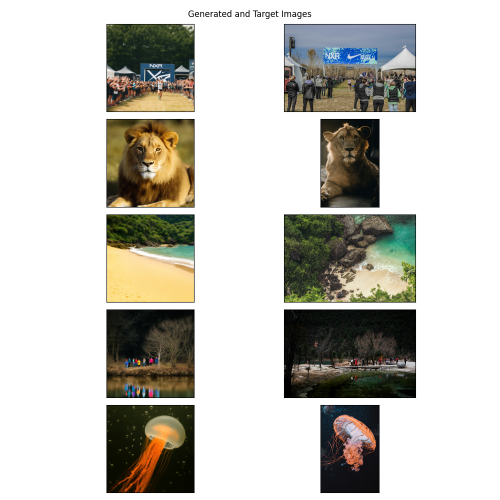
#> input picture eval/generated_and_target_images.png, 1000 x 1000 px (shown at 1/2 size)
$ python gen_random_circular_masks.py --image ../eval/generated_and_target_images.png
#> lines starting #> are read from the running program, lines starting #| are printed output that depends on the picture; after the words box and inside, x2 and y2 are one past the last pixel; in counts of white or black regions, pixels touching at a corner belong together
"""
Generate N random binary circular foveation masks for a single input image.
For each sample, saves:
  - binary mask
  - pixelated version (downsample to 64x64, upsample to 512x512, nearest)
  - input image with red circular border drawn

Uses the same visual style and constants as run_saliency_detection.py.
"""
import argparse
from pathlib import Path

import numpy as np
from PIL import Image, ImageDraw

R_MIN, R_MAX = 0.2, 0.5


def center_crop_square(pil_image):
    """Center-crop a PIL image to a square (min side)."""
    w, h = pil_image.size
    side = min(w, h)
    left = (w - side) // 2
    top = (h - side) // 2
    return pil_image.crop((left, top, left + side, top + side))


def create_binary_circular_mask(height, width, center, r):
    """
    Create a binary circular mask (H, W) uint8 in {0, 255}.
    center: (cx_norm, cy_norm) in [-0.5, 0.5]; r: radius relative to half diagonal.
    """
    cx = (center[0] + 0.5) * width
    cy = (center[1] + 0.5) * height
    diagonal = (height ** 2 + width ** 2) ** 0.5
    radius_px = r * (diagonal / 2.0)

    y = np.arange(height, dtype=np.float64)
    x = np.arange(width, dtype=np.float64)
    xx, yy = np.meshgrid(x, y)
    dist_sq = (xx - cx) ** 2 + (yy - cy) ** 2
    mask = (dist_sq <= radius_px ** 2).astype(np.uint8) * 255
    return mask


def draw_foveation_circle_on_image(pil_image, center, r):
    """Draw red foveation circle border on a PIL image."""
    w, h = pil_image.size
    cx = (center[0] + 0.5) * w
    cy = (center[1] + 0.5) * h
    diagonal = (w ** 2 + h ** 2) ** 0.5
    radius_px = r * (diagonal / 2.0)

    out = pil_image.copy()
    draw = ImageDraw.Draw(out)
    draw.ellipse(
        (cx - radius_px, cy - radius_px, cx + radius_px, cy + radius_px),
        outline=(255, 0, 0),
        width=max(2, int(radius_px * 0.05)),
    )
    return out


def main():
    parser = argparse.ArgumentParser(
        description="Generate N random binary circular foveation masks for a single image."
    )
    parser.add_argument("--image", type=str, required=True, help="Path to input image")
    parser.add_argument(
        "--output_dir",
        type=str,
        default="/home/brianchc/foveated_diffusion/results/random_masks/",
        help="Output directory",
    )
    parser.add_argument("--n", type=int, default=10, help="Number of random samples")
    parser.add_argument(
        "--max_size",
        type=int,
        default=1024,
        help="Max side length for input image (resize for speed)",
    )
    parser.add_argument("--seed", type=int, default=None, help="Random seed")
    args = parser.parse_args()

    if args.seed is not None:
        np.random.seed(args.seed)

    image_path = Path(args.image)
    stem = image_path.stem
    output_dir = Path(args.output_dir)
    output_dir.mkdir(parents=True, exist_ok=True)

    # Save rainbow colormap strip (512x64, horizontal gradient, no text)
    import matplotlib.cm as cm
    gradient = np.linspace(0, 1, 512)[np.newaxis, :]  # (1, 512)
    strip_rgba = (cm.rainbow(gradient)[0] * 255).astype(np.uint8)  # (512, 4)
    strip_rgb = strip_rgba[:, :3]  # drop alpha -> (512, 3)
    strip_img = Image.fromarray(np.tile(strip_rgb, (64, 1, 1)))  # (64, 512, 3)
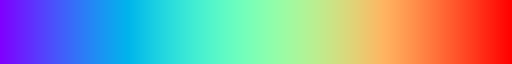
#> strip_img: PIL image 512x64 RGB; mean R, G, B 143.2, 161.2, 161.7
    strip_img.save(output_dir / "rainbow_colormap_strip.png")

    pil_image = Image.open(image_path).convert("RGB")
    pil_image = center_crop_square(pil_image)
    w, h = pil_image.size
#> w = 1000; h = 1000

    if args.max_size is not None and max(w, h) > args.max_size:
        scale = args.max_size / max(w, h)
        w, h = int(round(w * scale)), int(round(h * scale))
        pil_image = pil_image.resize((w, h), Image.LANCZOS)

    for i in range(args.n):
        cx_norm = float(np.random.uniform(-0.5, 0.5))
        cy_norm = float(np.random.uniform(-0.5, 0.5))
        r = float(np.random.uniform(R_MIN, R_MAX))
        center = (cx_norm, cy_norm)

        out_sub = output_dir / stem / f"{i:04d}"
        out_sub.mkdir(parents=True, exist_ok=True)

        # Binary mask
        mask = create_binary_circular_mask(h, w, center, r)
        Image.fromarray(mask).save(out_sub / "foveation_mask_binary.png")

        # Pixelated: downsample to 64x64, upsample to 512x512 (nearest)
        mask_pix = Image.fromarray(mask).resize((64, 64), Image.NEAREST).resize((512, 512), Image.NEAREST)
        mask_pix.save(out_sub / "foveation_mask_pix64_up512.png")

        # Image with red circle border
        circle_img = draw_foveation_circle_on_image(pil_image, center, r)
        circle_img.save(out_sub / f"circle{image_path.suffix}")

        print(f"[{i+1}/{args.n}] center=({cx_norm:.3f}, {cy_norm:.3f}) r={r:.3f} -> {out_sub}")
#> this loop made 10 passes
#> pass 1, in main, `Image.fromarray(mask).save(out_sub / "foveation_mask_binary.png")`:
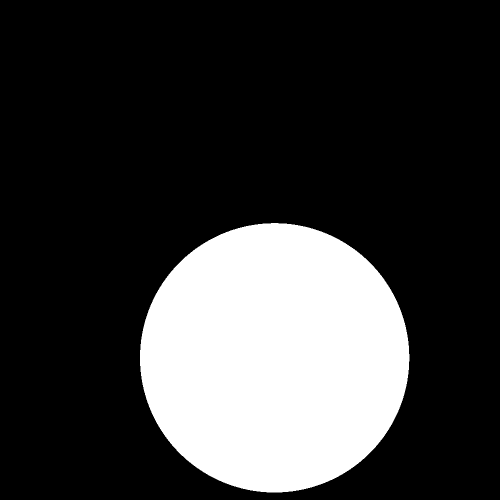
#> saved as foveation_mask_binary.png: PIL image 1000x1000 L (shown at 1/2 size); 22.8% white; 1 white region, box (x1, y1, x2, y2) and area: (280, 446, 819, 985) 227809
#> pass 1, in main, `mask_pix = Image.fromarray(mask).resize((64, 64), Image.NEAREST).resiz..`:
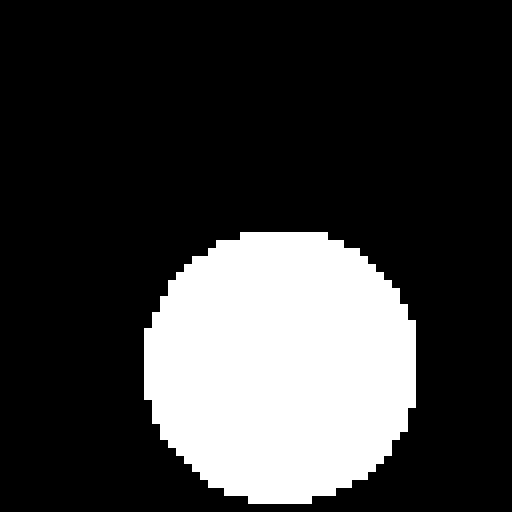
#> mask_pix: PIL image 512x512 L; 22.7% white; 1 white region, box (x1, y1, x2, y2) and area: (144, 232, 416, 504) 59456
#> pass 1, in main, `circle_img = draw_foveation_circle_on_image(pil_image, center, r)`:
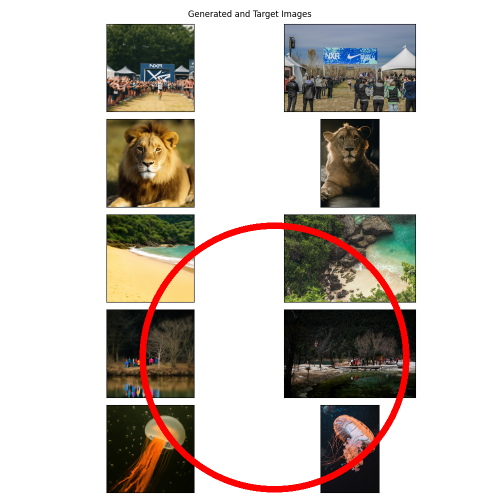
#> circle_img: PIL image 1000x1000 RGB (shown at 1/2 size); mean R, G, B 200.4, 193.5, 187
#> pass 2, in main, `Image.fromarray(mask).save(out_sub / "foveation_mask_binary.png")`:
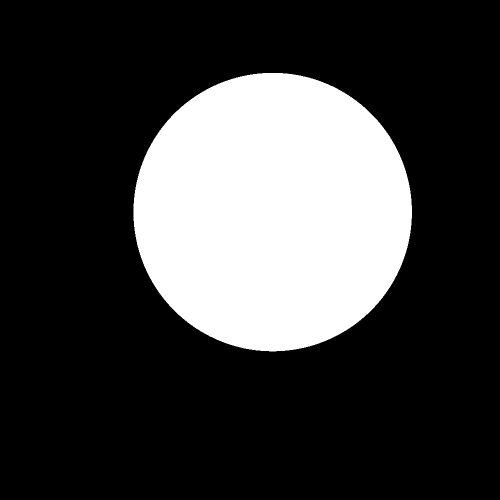
#> saved as foveation_mask_binary.png: PIL image 1000x1000 L (shown at 1/2 size); 24.4% white; 1 white region, box (x1, y1, x2, y2) and area: (267, 146, 824, 703) 243561
#> after the loop:
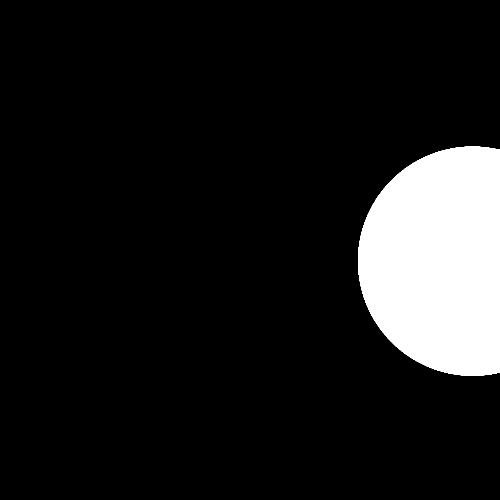
#> mask: shape (1000, 1000) (shown at 1/2 size); 10.8% white; 1 white region, box (x1, y1, x2, y2) and area: (716, 293, 1000, 752) 107568
#> after the loop:
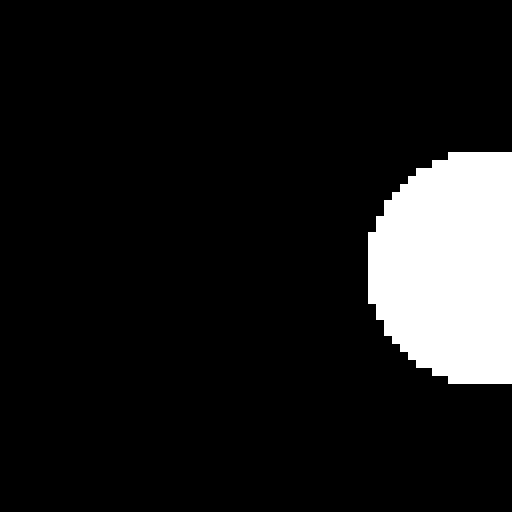
#> mask_pix: PIL image 512x512 L; 10.7% white; 1 white region, box (x1, y1, x2, y2) and area: (368, 152, 512, 384) 28032

    print("Done.")


if __name__ == "__main__":
    main()
